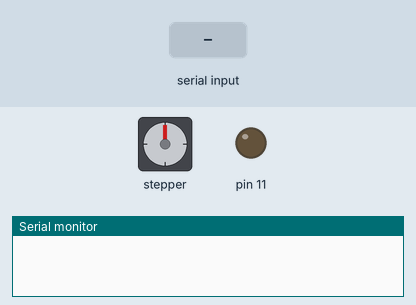
Recording of a sketch running on a simulated Arduino Uno, built with avr-gcc and run on an emulated ATmega328P. Shown: stepper motor, output pins drawn as LEDs (lit = HIGH), the last lines printed to the serial monitor. The inputs (shaded band) are chosen by the test bench. Stepper angles assume 200 steps per turn.

Above: at 1.2 s.
1.3 s: "30,150\n" received over Serial
At 1.8 s:
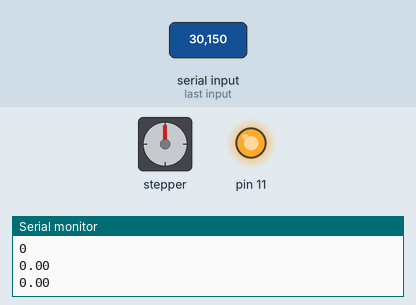
2.8 s: "90,45\n" received over Serial
Timing chart, 0 to 5.8 s (numbered marks = the images above; inputs shaded):
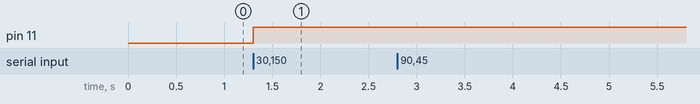

The sketch:

Nema_Motor_sine_wave.ino
```cpp
#include <MobaTools.h>

#define HOLDING true
#define ON_MOVE false
#define PI 3.1415926535897932384626433832795
#define BUFFER_SIZE 200

// Check the pin number on the Arduino board
const byte stepPin = 2;
const byte dirPin = 4;
//const byte cwPin = 11;
//const byte ccwPin = 12;

int counter = 0;
unsigned long timer = 0;

MoToStepper stepper(200, STEPDIR);

bool mode = false;
bool moving = false;

// Define amplitude and period of sine wave
float amplitude = 500; // Adjust as needed
float period = 500;   // Adjust as needed

float buffer[BUFFER_SIZE];
int writePTR = 0;
int readPTR = 0;
float pos = 0;

void setup()
{
  Serial.begin(500000);
  pinMode(11, OUTPUT);

  stepper.attach(stepPin, dirPin);
  stepper.setSpeedSteps(2000);  // = 200 steps/second (steps in 10 seconds)
  stepper.setRampLen(10);
  stepper.setZero();


  // Set up timer
  cli();//stop interrupts

  //set timer0 interrupt at 2kHz
  TCCR0A = 0;// set entire TCCR0A register to 0
  TCCR0B = 0;// same for TCCR0B
  TCNT0  = 0;//initialize counter value to 0
  // set compare match register for 1khz increments
  OCR0A = 249;// = (16*10^6) / (1000*64) - 1 (must be <256)
  // turn on CTC mode
  TCCR0A |= (1 << WGM01);
  // Set CS01 and CS00 bits for 64 prescaler
  TCCR0B |= (1 << CS01) | (1 << CS00);
  // enable timer compare interrupt
  TIMSK0 |= (1 << OCIE0A);

  sei();//allow interrupts
}

void loop()
{
  // If there is a new data
  if(Serial.available() > 0)
  {
    // read the input
    int input = Serial.read();

    // Start the program
    if(input == '1')
    {
      // turn it on
      // Serial.println("ON");
      digitalWrite(11, HIGH);
    }

    // Stop the program
    else if(input == '0')
    {
      // turn it off
      // Serial.println("OFF");
      digitalWrite(11, LOW);
    }
  }

  // If program starts, run the motor
  if (digitalRead(11) == HIGH)
  {

    // Check if there are any new data, if yes,
    // copy the data from C# as fast as possible
    while(Serial.available() > 0)
    {
      // Read the string data as
      char c_data = Serial.read();
      Serial.println(c_data);
      // Convert char to float
      float f_data = atof(c_data);
      // write the data to the buffer
      buffer[writePTR] == f_data;
      // Move the pointer to the next position
      writePTR++;
      Serial.println(buffer[writePTR]);
      // If it reaches the end of the buffer, go to position 0
      if(writePTR == BUFFER_SIZE)
      {
        writePTR = 0;
      }
      Serial.setTimeout(1000);
    }

    //Serial.println("Yes");
    // Calculate steps amplitude and steps per second based on sine wave
    // int steps_amplitude = amplitude * sin(counter * 2 * PI / period);
    // int steps_per_secs = 500; // Adjust as needed

    // how many steps, speed (steps/sec * 10, 2000 = 200 sps)
    // moveStepper(steps_amplitude, steps_per_secs * 10);
    // moveStepper(pos);
    // time between move in millis()
    // holdup(0);
    // counter++;
  }
}


void moveStepper(long stepsToMove, long stepSpeed)
{
  if (mode == ON_MOVE) // time to go?
  {
    if (moving == false) // stopped, set speed and steps. set to move
    {
      stepper.setSpeedSteps(stepSpeed);
      stepper.move(stepsToMove);
      moving = true;
    }
    else // in motion, check for ending position.  mode to hold on end
    {
      if (stepper.moving() == 0)
      {
        mode = HOLDING;
        moving = false;
        timer = millis(); // record current time
      }
    }
  }
}

void holdup(unsigned long stepDelay) // dwell between moves
{
  if (mode == HOLDING)
  {
    if (millis() - timer >= stepDelay)
    {
      mode = ON_MOVE; // time to move again
    }
  }
}

ISR(TIMER0_COMPA_vect)
{
  // If the readPTR hasn't catch up the write PTR
  if (readPTR < writePTR)
  {
    // the new position will be the next data from buffer
    pos = buffer[readPTR];
    // increase the readPTR
    readPTR++;
    // If it reaches the end of the buffer
    if(readPTR == BUFFER_SIZE)
    {
      // Set the index back to 0
      readPTR = 0;
    }
  }
}
```

Measured:
- after the input at 1.3 s, pin 11: LOW → HIGH at once
